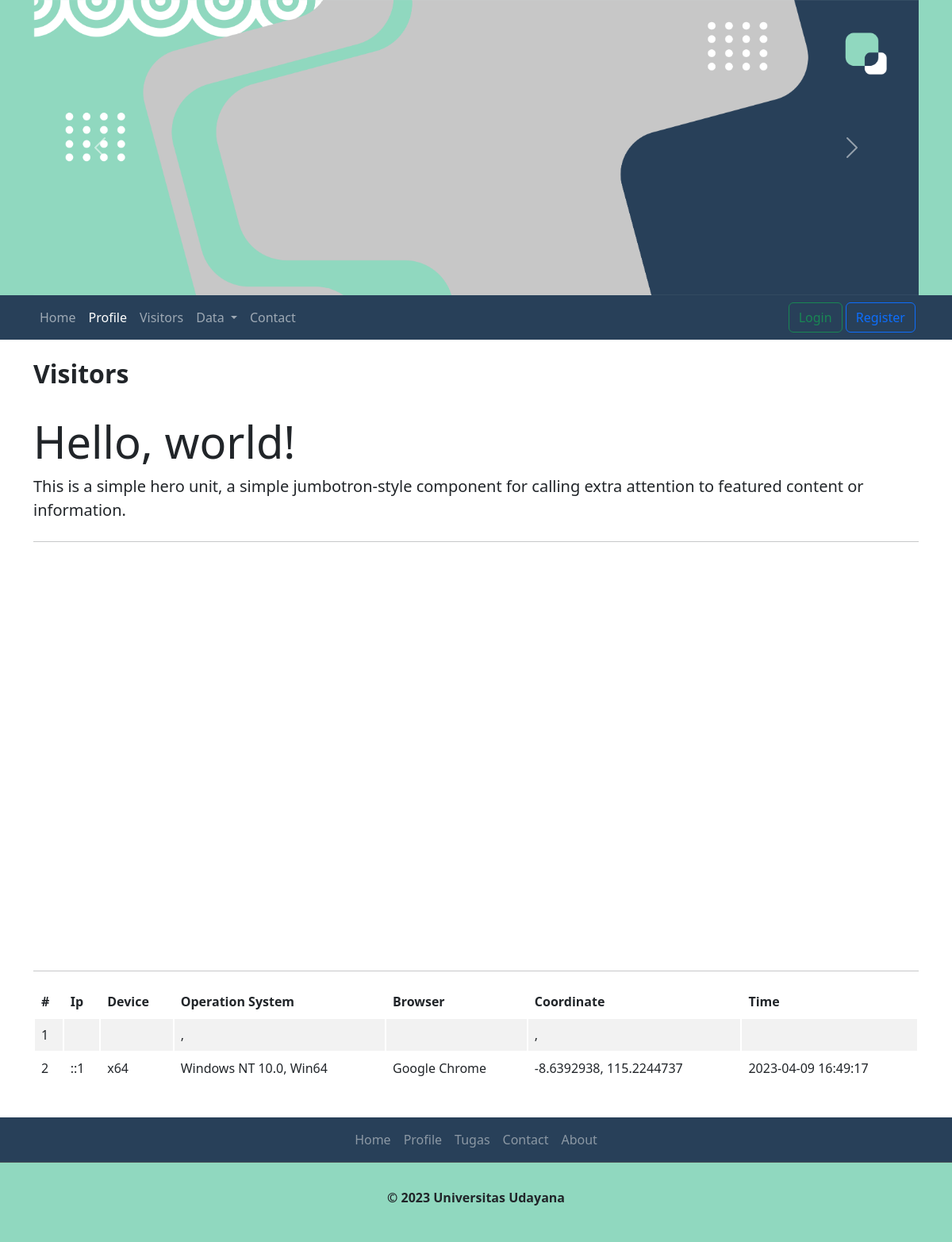
/index.php?page=visitors, run on the app's committed database.
### tables this page shows
CREATE TABLE `visitors` (
  `id` int(11) NOT NULL AUTO_INCREMENT,
  `ip` varchar(255) DEFAULT NULL,
  `device` varchar(255) DEFAULT NULL,
  `date` datetime DEFAULT current_timestamp(),
  `longitude` varchar(255) DEFAULT '0',
  `latitude` varchar(255) DEFAULT '0',
  `os` varchar(255) DEFAULT NULL,
  `osv` varchar(255) DEFAULT NULL,
  `browser` varchar(255) DEFAULT NULL,
  PRIMARY KEY (`id`)
);

### device.php (called while the page is built, shortened)
<?php
$IP = $_SERVER['REMOTE_ADDR'];
?>

### visitors.php (the view, shortened to what this page needs)
<br>
<h2><b>Visitors</b></h2>
<br>
<div class="jumbotron">
  <h1 class="display-4">Hello, world!</h1>
  <p class="lead">This is a simple hero unit, a simple jumbotron-style component for calling extra attention to featured content or information.</p>
  <hr class="my-4">
</div>
<?php
include "koneksi.php";
$que   = "SELECT * FROM visitors where ip='$IP'";
$data  = mysqli_query($con,$que);
$dt    = mysqli_fetch_assoc($data);
?>
    <div id="googleMap" style="width:100%;height:500px;"></div>
    <hr>
    <table class="table table-borderless table-striped">
      <thead style="background-color:#284059;" class="text-white">
        <tr>
          <th scope="col">#</th>
          <th scope="col">Ip</th>
          <th scope="col">Device</th>
          <th scope="col">Operation System</th>
          <th scope="col">Browser</th>
          <th scope="col">Coordinate</th>
          <th scope="col">Time</th>
        </tr>
      </thead>
      <tbody >
        <tr>
          <td scope="row">1</td>
          <td><b><?php echo $dt['ip']; ?></b></td>
          <td><?php echo $dt['device']; ?></td>
          <td><?php echo $dt['os']; ?>, <?php echo $dt['osv']; ?></td>
          <td><?php echo $dt['browser']; ?></td>
          <td><?php echo $dt['latitude']; ?>, <?php echo $dt['longitude']; ?></td>
          <td><?php echo $dt['date']; ?></td>
        </tr>
        <?php
        $que3   = "SELECT * FROM visitors where ip != '$IP'";
        $data3  = mysqli_query($con,$que3);
        $no     = 1;
        while ($dt3 = mysqli_fetch_assoc($data3))
        {
          $no = $no+1;
          ?>
          <tr>
            <td scope="row"><?php echo $no; ?></td>
            <td><?php echo $dt3['ip']; ?></td>
            <td><?php echo $dt3['device']; ?></td>
            <td><?php echo $dt3['os']; ?>, <?php echo $dt3['osv']; ?></td>
            <td><?php echo $dt3['browser']; ?></td>
            <td><?php echo $dt3['latitude']; ?>, <?php echo $dt3['longitude']; ?></td>
            <td><?php echo $dt3['date']; ?></td>
          </tr>
        <?php } ?>
      </tbody>
    </table>

### index.php (style rules this page uses)
html, body { height: 100%; }

### visitors.php (style rules this page uses)
table { border-collapse: separate !important; border-spacing: 1 !important; }
table tr th, table tr td { border-right: 3px #ffffff !important; border-bottom: 3px #ffffff !important; }
table tr th:first-child, table tr td:first-child { border-left: 3px #ffffff !important; }
table tr th { border-top: 3px #ffffff !important; }
table tr:first-child th:first-child { border-top-left-radius: 0 rem !important; }
table tr:first-child th:last-child { border-top-right-radius: 0 rem !important; }
table tr:last-child td:first-child { border-bottom-left-radius: 0.5rem !important; }
table tr:last-child td:last-child { border-bottom-right-radius: 0.5rem !important; }

### data on the page
visitors: ip "::1", device "x64", os "Windows NT 10.0", osv "Win64", browser "Google Chrome", latitude "-8.6392938", longitude "115.2244737", date "2023-04-09 16:49:17"
